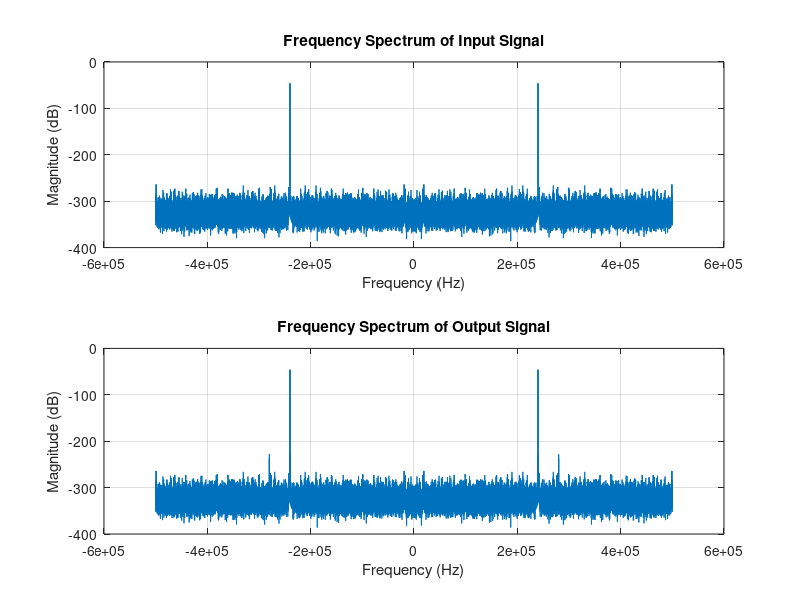

MATLAB code for this plot:
% Ali Behfarnia
% Edited 2024
% Goal: two-tone test IP3 calculation

% ===========
% Parameters
% ===========
Fs = 1e6;                  % Sampling frequency (1 MHz)
T = 1;                        % Signal duration (1 second)
t = 0:1/Fs:T-1/Fs;      % Time vector

f_1 = 2.4e5;               % Frequency of first tone (240 kHz, scaled for demonstration)
f_2 = 2.401e5;           % Frequency of second tone, slightly offset (1 kHz apart)

Pwr_tone = -10;                                      % Tone power (dBm)
Amp_tone = 10^((Pwr_tone - 30) / 20);  % Convert dBm to linear scale (voltage)

% ===========
% Generate two-tone signal
% ===========
tone1 = Amp_tone * cos(2*pi*f_1*t);
tone2 = Amp_tone * cos(2*pi*f_2*t);
input_signal = tone1 + tone2;

% ===========
%  Coefficients for main and the 3rd-order non-linearity (cubic non-linear model)
% ===========
a1 = 1;            % Linear gain
a3 = 1e-5;       % 3rd-order non-linearity coefficient
output_signal = a1 * input_signal + a3 * input_signal.^3;

% ===========
% Perform FFT to observe frequency spectrum
% ===========
N = length(t);
f = (-N/2:N/2-1)*(Fs/N); 
Input_FFT = abs(fftshift(fft(input_signal)))/N;
Output_FFT = abs(fftshift(fft(output_signal)))/N;

% ===========
% Plot: frequency spectrum
% ===========
figure;
subplot(2,1,1);
plot(f, 20*log10(Input_FFT));
title('Frequency Spectrum of Input Signal');
xlabel('Frequency (Hz)');
ylabel('Magnitude (dB)');
grid on;

subplot(2,1,2);
plot(f, 20*log10(Output_FFT));
title('Frequency Spectrum of Output Signal');
xlabel('Frequency (Hz)');
ylabel('Magnitude (dB)');
grid on;

% ===========
% Calculating Third-Order Intercept Point (IP3)
% ===========
% Convert frequencies to corresponding indices in FFT array
f1_index = round(N/2 + f_1*(N/Fs));
f2_index = round(N/2 + f_2*(N/Fs));

% IMD (Inter-Modulation Distortion) frequencies
IMD_freq1_index = round(N/2 + (2*f_1 - f_2)*(N/Fs));
IMD_freq2_index = round(N/2 + (2*f_2 - f_1)*(N/Fs));

% Power at fundamentals and IMD products
P_f1 = Output_FFT(f1_index); % Fundamental at f1
P_f2 = Output_FFT(f2_index); % Fundamental at f2
P_IMD1 = Output_FFT(IMD_freq1_index); % IMD product at 2f1-f2
P_IMD2 = Output_FFT(IMD_freq2_index); % IMD product at 2f2-f1

P_input = Pwr_tone;  
IP3_dB = P_input + (20*log10(P_f1) - 20*log10(P_IMD1)); 
fprintf('Third-Order Intercept Point (IP3): %.2f dBm \n', IP3_dB);

